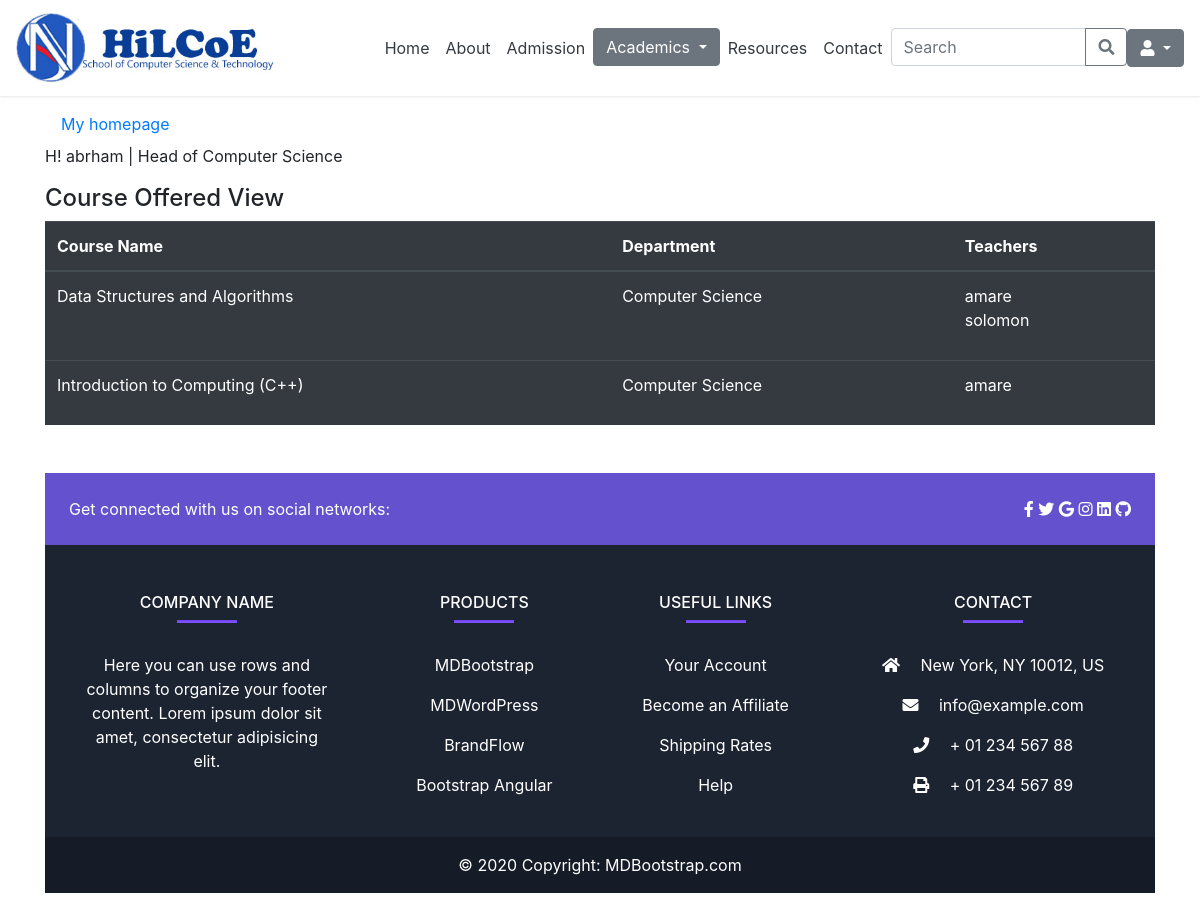
Page /admin_app/head/course_offering_view/ (signed in) on the committed database.
### admin_app/models.py (models this page shows, shortened)
class UserProfile(models.Model):
    user = models.OneToOneField(User, on_delete=models.CASCADE)
    bio = models.TextField(default='Enter your bio briefly')
    role = models.CharField(max_length=20, choices=roles)
    department = models.ForeignKey(Department, on_delete=models.CASCADE, null=True, blank=True)
    academic_year = models.CharField(max_length=20, choices=year, null=True, blank=True)
    semester = models.CharField(max_length=20, choices=semester, null=True, blank=True)
    title = models.CharField(max_length=20, choices=title_choices, null=True, blank=True)
    stream = models.ForeignKey(Stream, on_delete=models.CASCADE, null=True, blank=True)
    program = models.ForeignKey(Program, on_delete=models.CASCADE, null=True, blank=True)
    position = models.CharField(max_length=50, choices=position, null=True, blank=True)

class Department(models.Model):
  name = models.CharField(max_length=50, null=True, blank=True)
  department_head = models.CharField(max_length=50, null=True, blank=True)
  def __str__(self):
        return self.name if self.name else "Unnamed Stream"

class Course(models.Model):
    name = models.CharField(max_length=100)
    teachers = models.ManyToManyField(UserProfile, related_name="courses_taught", blank=True)
    students = models.ManyToManyField(UserProfile, related_name="courses_registered", blank=True)
    department = models.ForeignKey(Department, on_delete=models.CASCADE)
    stream = models.ForeignKey(Stream, on_delete=models.CASCADE, null=True, blank=True)
    program = models.ForeignKey(Program, on_delete=models.CASCADE, null=True, blank=True)
    academic_year = models.CharField(max_length=20, choices=year, default='first')
    semester = models.CharField(max_length=20, choices=semester, default='first')

### admin_app/views.py (the view)
# urls.py: path('head/course_offering_view/', views.course_offering_view, name='course-offering-view'),
def course_offering_view(request):
    user_profile = UserProfile.objects.get(user=request.user)
    department = user_profile.department
    courses_with_teachers = Course.objects.filter(department=department).prefetch_related('teachers').all()
    return render(request, 'admin_app/head/course_offering_view.html', {'courses_with_teachers': courses_with_teachers,
                                                                        'profile':user_profile })

### templates/admin_app/head/course_offering_view.html (shortened to what this page needs)
{% extends 'base.html' %}
{% block content %}
<div class="container my-5">
    <a class="nav-link text-black" href="
        {% url 'admin-dashboard' %}">My homepage </a>
    <p> H! {{ profile.user.username }} | Head of {{ profile.department }} </p>
    <h4>Course Offered View</h4>
    <table class="table table-dark">
        <thead>
            <tr>
                <th>Course Name</th>
                <th>Department</th>
                <th>Teachers</th>
            </tr>
        </thead>
        <tbody>
            {% for course in courses_with_teachers %}
            <tr>
                <td>{{ course.name }}</td>
                <td>{{ course.department.name }}</td>
                <td>
                    <ul class="list-unstyled">
                        {% for teacher in course.teachers.all %}
                        <li>{{ teacher.user.username }}</li>
                        {% endfor %}
                    </ul>
                </td>
            </tr>
            {% endfor %}
        </tbody>
    </table>
{% endblock %}

### rows in the picture
UserProfile: user.username "abrham", department "Computer Science"
Course: name "Data Structures and Algorithms", department.name "Computer Science"
UserProfile: user.username "amare"
UserProfile: user.username "solomon"
Course: name "Introduction to Computing (C++)", department.name "Computer Science"
